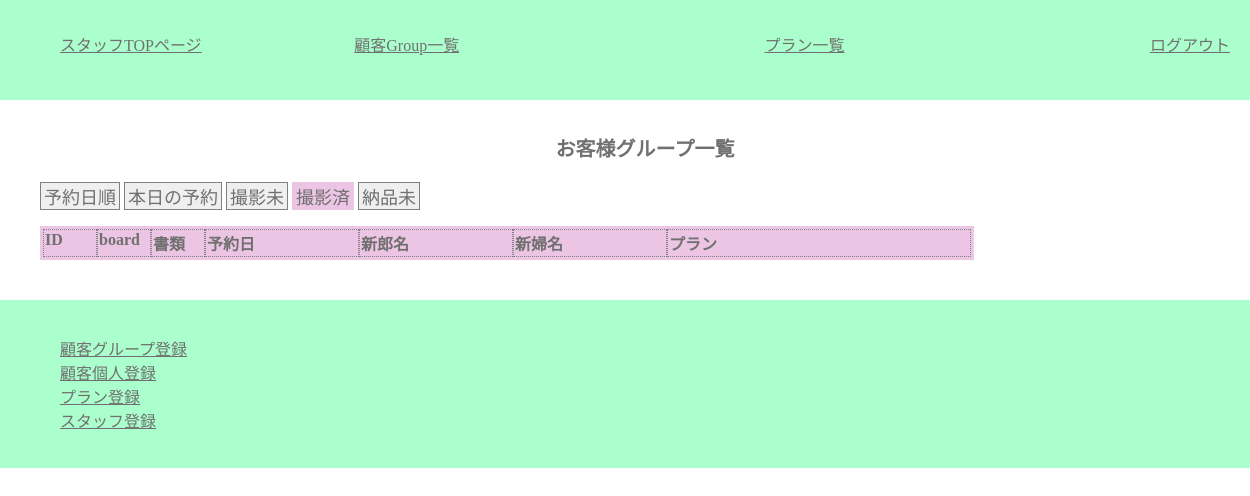
Page /staff/c_group_list_p.php (signed in) on the earlier database version.
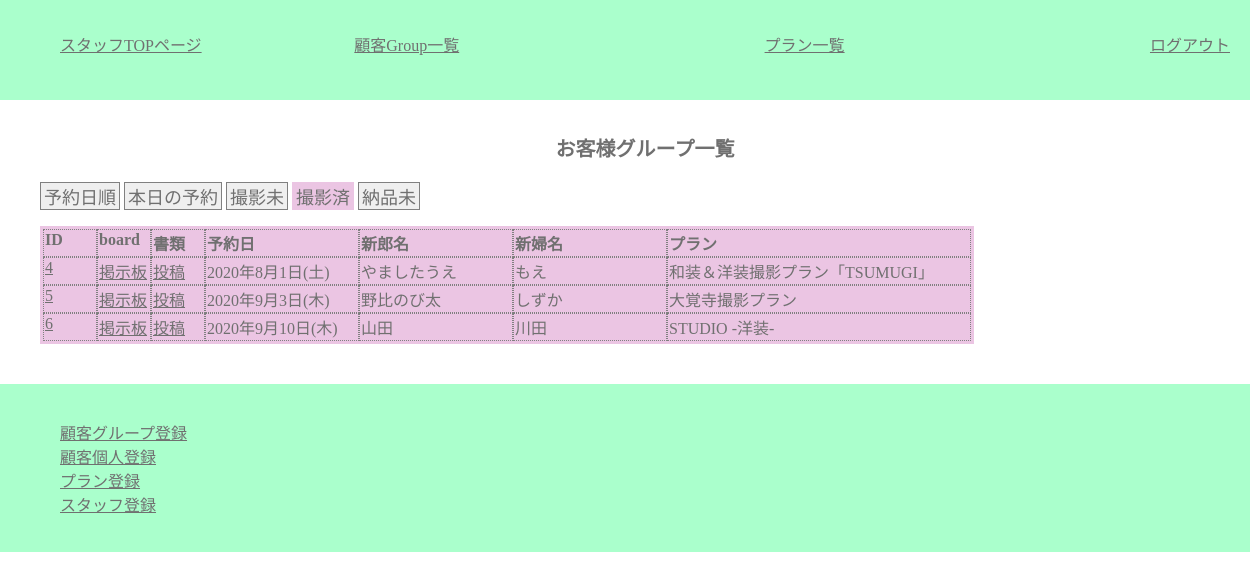
Same page on the later database version.
### tables this page shows
CREATE TABLE `customers` (
  `c_id` varchar(32) NOT NULL,
  `c_group_id` int(11) NOT NULL,
  `c_name` varchar(32) NOT NULL,
  `c_pass` varchar(64) NOT NULL,
  `c_mail` varchar(64) NOT NULL,
  `c_tell` varchar(11) NOT NULL,
  `c_zip` char(7) NOT NULL,
  `c_address` varchar(64) NOT NULL,
  `c_gender` tinyint(1) NOT NULL
);

CREATE TABLE `c_groups` (
  `c_group_id` int(11) NOT NULL,
  `p_id` int(11) NOT NULL,
  `reserve_day` date NOT NULL,
  `reserve_time` time NOT NULL,
  `estimate` tinyint(1) NOT NULL,
  `invoce` tinyint(1) NOT NULL,
  `payment` tinyint(1) NOT NULL,
  `d_product` tinyint(1) NOT NULL,
  `new_zip` char(7) NOT NULL,
  `new_address` varchar(64) NOT NULL,
  `before2days` tinyint(1) NOT NULL DEFAULT 0,
  `make_reh` tinyint(1) NOT NULL DEFAULT 0,
  `cos_fixed` tinyint(1) NOT NULL DEFAULT 0,
  `cos_fitting` tinyint(1) NOT NULL DEFAULT 0,
  `place_fixed` tinyint(1) NOT NULL DEFAULT 0,
  `s_id` varchar(32) NOT NULL
);

CREATE TABLE `plans` (
  `p_id` int(11) NOT NULL,
  `p_name` varchar(32) NOT NULL,
  `p_wear` varchar(32) NOT NULL
);

### class/meeting.class.php (called while the page is built, shortened)
<?php
class Meeting{
	public $pdo;
	public function __construct(){
		$host  = "localhost";
		$dbname= "meeting_app";
		$dbuser= "root";
		$dbpass= "";
		$dsn = "mysql:host={$host};dbname={$dbname};charset=utf8";
		$this->pdo = new PDO($dsn,$dbuser,$dbpass);
	}
	public function getGroomBrideGrouopAllDate() {
		$sql  ="SELECT groom.c_name AS g_name,bride.c_name AS b_name,reserve_day,p_name,c_groups.c_group_id AS group_id,d_product,payment ";
		$sql .="FROM customers AS groom,customers AS bride,c_groups,plans ";
		$sql .="WHERE c_groups.c_group_id=groom.c_group_id ";
		$sql .="AND c_groups.c_group_id=bride.c_group_id ";
		$sql .="AND c_groups.p_id=plans.p_id ";
		$sql .="AND groom.c_gender=0 AND bride.c_gender=1 ";
		$sql .="ORDER BY reserve_day";
		$row = $this->pdo->query($sql);
		return $row;
	}
}
?>

### staff/c_group_list_p.php (the view, shortened to what this page needs)
<?php
require_once("../class/meeting.class.php");
function h($str) {
	return htmlspecialchars($str,ENT_QUOTES);
}
$obj =new Meeting();
$rows =$obj->getGroomBrideGrouopAllDate();
$today= date("Y-m-d");
?>
<?php require_once("header_for_staff.php"); ?>
		<main>
			<h1>お客様グループ一覧</h1>
			<section>
				<p><button class="sort_day_btn all_day"><a href="c_group_list.php">予約日順</a></button>
				<button class="sort_day_btn today"><a href="c_group_list_today.php">本日の予約</a></button>
				<button class="sort_day_btn feature_day"><a href="c_group_list_f.php">撮影未</a></button>
				<button class="sort_day_btn past_day activ_page_btn"><a href="">撮影済</a></button>
				<button class="sort_day_btn no_d"><a href="c_group_list_nd.php">納品未</a></button>
				</p>
				<div id="mainView">
					<table class="list">
					<tr>
						<th class="list_id_num">ID</th><th class="list_id_num">board</th><th class="list_id_num">書類</th>
						<th class="list_r_day">予約日</th><th class="list_c_name">新郎名</th><th class="list_c_name">新婦名</th><th class="list_p_name">プラン</th>
					</tr>
					<?php while($row=$rows->fetch(PDO::FETCH_ASSOC)): ?>
					<?php if($row["reserve_day"]<$today): ?>
					<tr>
						<td class="list_id_num"><a href="c_group_each.php?group_id=<?php echo $row["group_id"];?>" ><?php echo $row["group_id"];?></a></td>
						<td class="list_id_num"><a href="../customer/c_board.php?group_id=<?php echo $row["group_id"];?>">掲示板</a></td>
						<td class="list_id_num"><a href="../customer/c_paymentdata.php?group_id=<?php echo $row["group_id"];?>">投稿</a></td>
						<td class="list_r_day"><?php
							$reserve_day = $row["reserve_day"];
							$week = ["日","月","火","水","木","金","土"];
							$hi = date('w', strtotime($reserve_day));
							$youbi = $week[$hi];
							$rd =  date('Y年n月j日', strtotime($reserve_day))."(".$youbi.")";
							echo h($rd);
						?></td>
						<td class="list_c_name"><?php echo h($row["g_name"]); ?></td>
						<td class="list_c_name"><?php echo h($row["b_name"]); ?></td>
						<td class="list_p_name"><?php echo h($row["p_name"]); ?></td>
					</tr>
					<?php endif; ?>
					<?php endwhile; ?>
					</table>
				</div>
			</section>
		</main>
<?php include("footer_for_staffpage.php"); ?>

Differences in the rows shown:
now on this page (row unchanged): customers: c_group.c_group_id "4", c_group.reserve_day "2020年8月1日(土)", c_name "やましたうえ", customers.c_name "もえ", plans.p_name "和装＆洋装撮影プラン「TSUMUGI」"
added customers: c_group.c_group_id "5", c_group.reserve_day "2020年9月3日(木)", c_name "野比のび太", customers.c_name "しずか", plans.p_name "大覚寺撮影プラン"
added customers: c_group.c_group_id "6", c_group.reserve_day "2020年9月10日(木)", c_name "山田", customers.c_name "川田", plans.p_name "STUDIO -洋装-"
